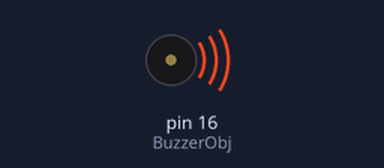
The program below on a simulated MicroPython board. On the bench: buzzer (waves = sounding). At 4.2 s the program stops and its outputs stay as they are.

Above: at 0.2 s.
At 2.35 s:
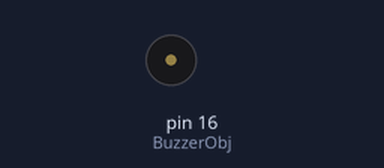
Timing chart, 0 to 3.0 s (numbered marks = the images above):
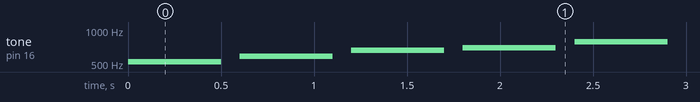

Measured:
- by itself, tone on pin 16 (BuzzerObj): plays 523 Hz for 0.50 s, 587 Hz for 0.50 s, 659 Hz for 0.50 s, 698 Hz for 0.50 s, 784 Hz for 0.50 s, 880 Hz for 0.50 s … (7 notes in this stretch)

The program:

KY-012_BUZZER.py
```python
from machine import Pin, PWM
from time import sleep

buzzerPIN=16
BuzzerObj=PWM(Pin(buzzerPIN))

def buzzer(buzzerPinObject,frequency,sound_duration,silence_duration):

    buzzerPinObject.duty_u16(int(65536*0.2))
    buzzerPinObject.freq(frequency)
    sleep(sound_duration)
    buzzerPinObject.duty_u16(int(65536*0))
    sleep(silence_duration)

buzzer(BuzzerObj,523,0.5,0.1)
buzzer(BuzzerObj,587,0.5,0.1)

buzzer(BuzzerObj,659,0.5,0.1) #E (MI)
buzzer(BuzzerObj,698,0.5,0.1) #F (FA)

buzzer(BuzzerObj,784,0.5,0.1) #G (SOL)
buzzer(BuzzerObj,880,0.5,0.1) #A (LA)
buzzer(BuzzerObj,987,0.5,0.1) #B (SI)
```
